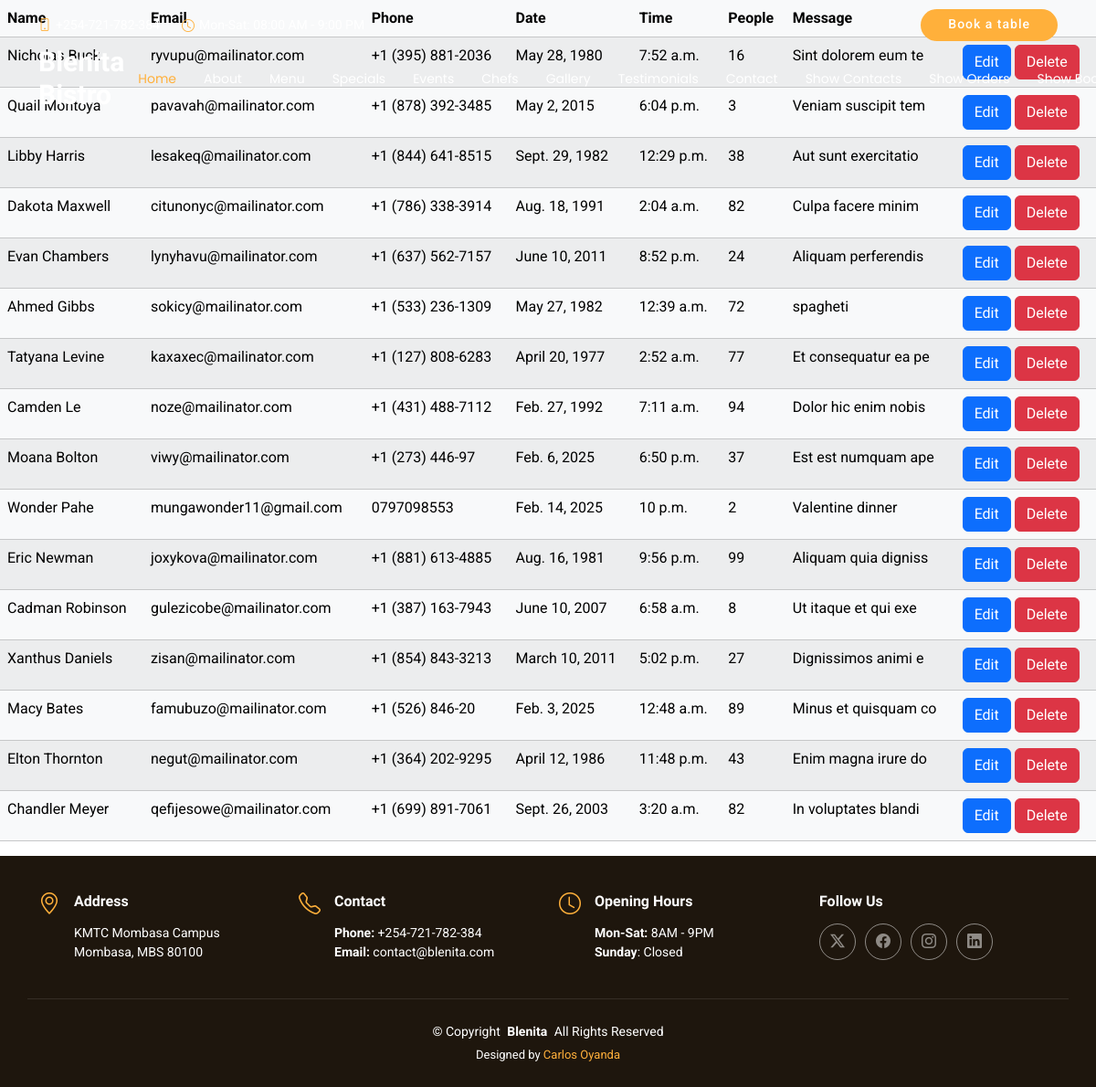
/show_book_a_table/ (signed in), run on the app's committed database.
### restaurant_app/models.py (models this page shows, shortened)
class TableBooking(models.Model):
    user = models.ForeignKey(User, on_delete=models.CASCADE)  # Link each booking to a user
    name = models.CharField(max_length=100)
    email = models.EmailField()
    phone = models.CharField(max_length=15)
    date = models.DateField()
    time = models.TimeField()
    people = models.IntegerField()
    message = models.TextField(blank=True)  # Optional message

### restaurant_app/views.py (the view)
# urls.py: path('show_book_a_table/', views.show_book_a_table, name='show_book_a_table'),
@login_required(login_url='logs_app:login_client')
def show_book_a_table(request):
    bookings = TableBooking.objects.filter(user=request.user).order_by('-id')
    return render(request, 'show_book_a_table.html', {'bookings': bookings})

### templates/show_book_a_table.html (shortened to what this page needs)
{% extends 'base.html' %}
{% load static %}
{% block content %}
<table class="table table-light table-striped table-responsive">
    <thead>
      <tr>
        <th>Name</th>
        <th>Email</th>
        <th>Phone</th>
        <th>Date</th>
        <th>Time</th>
        <th>People</th>
        <th>Message</th>
        <th>Actions</th>
      </tr>
    </thead>
    <tbody>
      {% for booking in bookings %}
        <tr>
          <td>{{ booking.name }}</td>
          <td>{{ booking.email }}</td>
          <td>{{ booking.phone }}</td>
          <td>{{ booking.date }}</td>
          <td>{{ booking.time }}</td>
          <td>{{ booking.people }}</td>
          <td>{{ booking.message }}</td>
          <td>
            {% if booking.user == request.user %}
            <a href="{% url 'restaurant_app:update_booking' booking.id %}" class="btn btn-primary" aria-label="Edit booking">Edit</a>
            <form action="{% url 'restaurant_app:delete_booking' booking.id %}" method="post" onsubmit="return confirmDelete(event, '{{ booking.name }}')" style="display:inline;">
              <button type="submit" class="btn btn-danger" aria-label="Delete booking">Delete</button>
            </form>
            {% else %}
            <span class="text-muted">No Actions</span>
            {% endif %}
          </td>
        </tr>
      {% endfor %}
    </tbody>
  </table>
{% endblock %}

### templates/base.html (shortened to what this page needs)
{% load static %}
<!DOCTYPE html>
<html lang="en">
<head>
  <link href="{% static 'assets/vendor/bootstrap/css/bootstrap.min.css' %}" rel="stylesheet">
  <link href="{% static 'assets/vendor/bootstrap-icons/bootstrap-icons.css' %}" rel="stylesheet">
  <link href="{% static 'assets/vendor/aos/aos.css' %}" rel="stylesheet">
  <link href="{% static 'assets/vendor/glightbox/css/glightbox.min.css' %}" rel="stylesheet">
  <link href="{% static 'assets/vendor/swiper/swiper-bundle.min.css' %}" rel="stylesheet">
  <link href="{% static 'assets/css/main.css' %}" rel="stylesheet">
</head>
<body class="index-page">
{% include 'header.html' %}
<main class="main">
    {% block content %}
    {% endblock %}
</main>
{% include 'footer.html' %}
</body>
</html>

### templates/header.html (shortened to what this page needs)
{% load static %}
<header id="header" class="header fixed-top">
  <div class="topbar d-flex align-items-center">
    <div class="container d-flex justify-content-end justify-content-md-between">
      <div class="contact-info d-flex align-items-center">
        <i class="bi bi-phone d-flex align-items-center d-none d-lg-block"><span>+254-721-782-384</span></i>
        <i class="bi bi-clock ms-4 d-none d-lg-flex align-items-center"><span>Mon-Sat: 08:00 AM - 9:00 PM</span></i>
      </div>
      <a href="#book-a-table" class="cta-btn">Book a table</a>
    </div>
  </div>
  <div class="branding d-flex align-items-center">
    <div class="container position-relative d-flex align-items-center justify-content-between">
      <a href="index.html" class="logo d-flex align-items-center">
        <h1 class="sitename">Blenita Bistro</h1>
      </a>
      <nav id="navmenu" class="navmenu">
        <ul>
          <li><a href="#hero" class="active">Home</a></li>
          <li><a href="#about">About</a></li>
          <li><a href="#menu">Menu</a></li>
          <li><a href="#specials">Specials</a></li>
          <li><a href="#events">Events</a></li>
          <li><a href="#chefs">Chefs</a></li>
          <li><a href="#gallery">Gallery</a></li>
          <li><a href="#testimonials">Testimonials</a></li>
          <li><a href="#contact">Contact</a></li>
          {% if user.is_authenticated %}
          <li><a href="{% url 'restaurant_app:show_contact' %}">Show Contacts</a></li>
          <li><a href="{% url 'restaurant_app:show_order' %}">Show Orders</a></li>
          <li><a href="{% url 'restaurant_app:show_book_a_table' %}">Show Bookings</a></li>
          {% else %}
          <li><a href="{% url 'logs_app:register_client' %}">Register</a></li>
          <li><a href="{% url 'logs_app:login_client' %}">Login</a></li>
          {% endif %}
        </ul>
      </nav>
    </div>
  </div>
</header>

### templates/footer.html (shortened to what this page needs)
<footer id="footer" class="footer dark-background">
    <div class="container">
      <div class="row gy-3">
        <div class="col-lg-3 col-md-6 d-flex">
          <i class="bi bi-geo-alt icon"></i>
          <div class="address">
            <h4>Address</h4>
            <p>KMTC Mombasa Campus</p>
            <p>Mombasa, MBS 80100</p>
          </div>
        </div>
        <div class="col-lg-3 col-md-6 d-flex">
          <i class="bi bi-telephone icon"></i>
          <div>
            <h4>Contact</h4>
            <p>
              <strong>Phone:</strong> <span>+254-721-782-384</span><br>
              <strong>Email:</strong> <span>contact@blenita.com</span><br>
            </p>
          </div>
        </div>
        <div class="col-lg-3 col-md-6 d-flex">
          <i class="bi bi-clock icon"></i>
          <div>
            <h4>Opening Hours</h4>
            <p>
              <strong>Mon-Sat:</strong> <span>8AM - 9PM</span><br>
              <strong>Sunday</strong>: <span>Closed</span>
            </p>
          </div>
        </div>
        <div class="col-lg-3 col-md-6">
          <h4>Follow Us</h4>
          <div class="social-links d-flex">
            <a href="#" class="twitter"><i class="bi bi-twitter-x"></i></a>
            <a href="#" class="facebook"><i class="bi bi-facebook"></i></a>
            <a href="#" class="instagram"><i class="bi bi-instagram"></i></a>
            <a href="#" class="linkedin"><i class="bi bi-linkedin"></i></a>
          </div>
        </div>
      </div>
    </div>
    <div class="container copyright text-center mt-4">
      <p>© <span>Copyright</span> <strong class="px-1 sitename">Blenita</strong> <span>All Rights Reserved</span></p>
      <div class="credits">
        Designed by <a href="">Carlos Oyanda</a>
      </div>
    </div>
  </footer>

### static/assets/css/main.css (style rules this page uses)
:root { --default-font: "Roboto", system-ui, -apple-system, "Segoe UI", Roboto, "Helvetica Neue", Arial, "Noto Sans", "Liberation Sans", sans-serif, "Apple Color Emoji", "Segoe UI Emoji", "Segoe UI Symbol", "Noto Color Emoji"; --heading-font: "Satisfy", sans-serif; --nav-font: "Poppins", sans-serif; }
:root { --background-color: #ffffff; --default-color: #444444; --heading-color: #433f39; --accent-color: #ffb03b; --surface-color: #ffffff; --contrast-color: #ffffff; }
:root { --nav-color: #ffffff; --nav-hover-color: #ffb03b; --nav-mobile-background-color: #ffffff; --nav-dropdown-background-color: #ffffff; --nav-dropdown-color: #444444; --nav-dropdown-hover-color: #ffb03b; }
.dark-background { --background-color: #1e160d; --default-color: #ffffff; --heading-color: #ffffff; --surface-color: #42301c; --contrast-color: #ffffff; }
:root { scroll-behavior: smooth; }
body { color: var(--default-color); background-color: var(--background-color); font-family: var(--default-font); }
a { color: var(--accent-color); text-decoration: none; transition: 0.3s; }
h1, h2, h3, h4, h5, h6 { color: var(--heading-color); font-family: var(--heading-font); }
.header { --background-color: rgba(255, 255, 255, 0); --default-color: #ffffff; --heading-color: #ffffff; color: var(--default-color); transition: all 0.5s; z-index: 997; background-color: var(--background-color); }
.header .topbar { background-color: var(--background-color); padding: 10px 0 0 0; font-size: 14px; transition: all 0.5s; }
.header .topbar .contact-info i { font-style: normal; color: var(--accent-color); }
.header .topbar .contact-info i a, .header .topbar .contact-info i span { padding-left: 5px; color: var(--contrast-color); }
.header .topbar .cta-btn { color: var(--contrast-color); background: var(--accent-color); font-weight: 500; font-size: 14px; letter-spacing: 1px; display: inline-block; padding: 6px 30px 8px 30px; border-radius: 50px; transition: 0.3s; }
.header .branding { min-height: 60px; padding: 5px 0; }
.header .logo { line-height: 1; }
.header .logo h1 { font-size: 30px; margin: 0; font-weight: 700; color: var(--heading-color); }
@media (min-width: 1200px) { .navmenu { padding: 0; } }
@media (min-width: 1200px) { .navmenu ul { margin: 0; padding: 0; display: flex; list-style: none; align-items: center; } }
@media (min-width: 1200px) { .navmenu li { position: relative; } }
@media (min-width: 1200px) { .navmenu a, .navmenu a:focus { color: var(--nav-color); padding: 18px 15px; font-size: 14px; font-family: var(--nav-font); font-weight: 400; display: flex; align-items: center; justify-content: space-between; white-space: nowrap; transition: 0.3s; } }
@media (min-width: 1200px) { .navmenu li:hover>a, .navmenu .active, .navmenu .active:focus { color: var(--nav-hover-color); } }
.footer { color: var(--default-color); background-color: var(--background-color); font-size: 14px; padding: 40px 0 0 0; position: relative; }
.footer .icon { color: var(--accent-color); margin-right: 15px; font-size: 24px; line-height: 0; }
.footer h4 { font-size: 16px; font-weight: 700; margin-bottom: 15px; }
.footer .address p { margin-bottom: 0px; }
.footer .social-links a { display: flex; align-items: center; justify-content: center; width: 40px; height: 40px; border-radius: 50%; border: 1px solid color-mix(in srgb, var(--default-color), transparent 50%); font-size: 16px; color: color-mix(in srgb, var(--default-color), transparent 50%); margin-right: 10px; transition: 0.3s; }
.footer .copyright { padding: 25px 0; border-top: 1px solid color-mix(in srgb, var(--default-color), transparent 90%); }
.footer .copyright p { margin-bottom: 0; }
.footer .credits { margin-top: 5px; font-size: 13px; }

### data on the page
TableBooking: name "Nicholas Buck", email "ryvupu@mailinator.com", phone "+1 (395) 881-2036", date "May 28, 1980", time "7:52 a.m.", people "16", message "Sint dolorem eum te"
TableBooking: name "Quail Montoya", email "pavavah@mailinator.com", phone "+1 (878) 392-3485", date "May 2, 2015", time "6:04 p.m.", people "3", message "Veniam suscipit tem"
TableBooking: name "Libby Harris", email "lesakeq@mailinator.com", phone "+1 (844) 641-8515", date "Sept. 29, 1982", time "12:29 p.m.", people "38", message "Aut sunt exercitatio"
TableBooking: name "Dakota Maxwell", email "citunonyc@mailinator.com", phone "+1 (786) 338-3914", date "Aug. 18, 1991", time "2:04 a.m.", people "82", message "Culpa facere minim"
TableBooking: name "Evan Chambers", email "lynyhavu@mailinator.com", phone "+1 (637) 562-7157", date "June 10, 2011", time "8:52 p.m.", people "24", message "Aliquam perferendis"
TableBooking: name "Ahmed Gibbs", email "sokicy@mailinator.com", phone "+1 (533) 236-1309", date "May 27, 1982", time "12:39 a.m.", people "72", message "spagheti"
TableBooking: name "Tatyana Levine", email "kaxaxec@mailinator.com", phone "+1 (127) 808-6283", date "April 20, 1977", time "2:52 a.m.", people "77", message "Et consequatur ea pe"
TableBooking: name "Camden Le", email "noze@mailinator.com", phone "+1 (431) 488-7112", date "Feb. 27, 1992", time "7:11 a.m.", people "94", message "Dolor hic enim nobis"
TableBooking: name "Moana Bolton", email "viwy@mailinator.com", phone "+1 (273) 446-97", date "Feb. 6, 2025", time "6:50 p.m.", people "37", message "Est est numquam ape"
TableBooking: name "Wonder Pahe", email "mungawonder11@gmail.com", phone "0797098553", date "Feb. 14, 2025", time "10 p.m.", people "2", message "Valentine dinner"
TableBooking: name "Eric Newman", email "joxykova@mailinator.com", phone "+1 (881) 613-4885", date "Aug. 16, 1981", time "9:56 p.m.", people "99", message "Aliquam quia digniss"
TableBooking: name "Cadman Robinson", email "gulezicobe@mailinator.com", phone "+1 (387) 163-7943", date "June 10, 2007", time "6:58 a.m.", people "8", message "Ut itaque et qui exe"
TableBooking: name "Xanthus Daniels", email "zisan@mailinator.com", phone "+1 (854) 843-3213", date "March 10, 2011", time "5:02 p.m.", people "27", message "Dignissimos animi e"
TableBooking: name "Macy Bates", email "famubuzo@mailinator.com", phone "+1 (526) 846-20", date "Feb. 3, 2025", time "12:48 a.m.", people "89", message "Minus et quisquam co"
TableBooking: name "Elton Thornton", email "negut@mailinator.com", phone "+1 (364) 202-9295", date "April 12, 1986", time "11:48 p.m.", people "43", message "Enim magna irure do"
TableBooking: name "Chandler Meyer", email "qefijesowe@mailinator.com", phone "+1 (699) 891-7061", date "Sept. 26, 2003", time "3:20 a.m.", people "82", message "In voluptates blandi"
